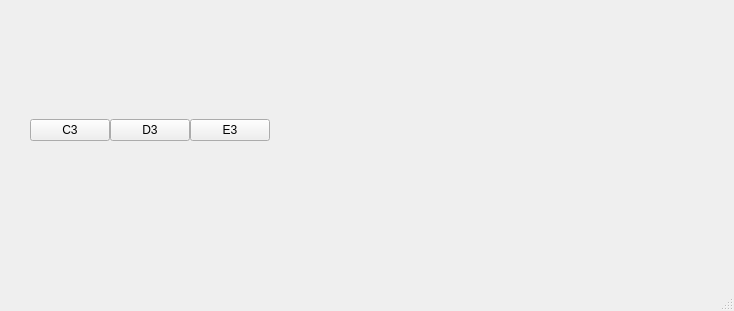
<?xml version="1.0" encoding="UTF-8"?>
<ui version="4.0">
 <class>MainWindow</class>
 <widget class="QMainWindow" name="MainWindow">
  <property name="geometry">
   <rect>
    <x>0</x>
    <y>0</y>
    <width>734</width>
    <height>311</height>
   </rect>
  </property>
  <property name="windowTitle">
   <string>MainWindow</string>
  </property>
  <widget class="QWidget" name="centralwidget">
   <widget class="QWidget" name="horizontalLayoutWidget">
    <property name="geometry">
     <rect>
      <x>30</x>
      <y>20</y>
      <width>671</width>
      <height>221</height>
     </rect>
    </property>
    <layout class="QHBoxLayout" name="horizontalLayout">
     <property name="spacing">
      <number>0</number>
     </property>
     <property name="sizeConstraint">
      <enum>QLayout::SetMinimumSize</enum>
     </property>
     <item>
      <widget class="QPushButton" name="pushButton_2">
       <property name="maximumSize">
        <size>
         <width>100</width>
         <height>16777215</height>
        </size>
       </property>
       <property name="text">
        <string>C3</string>
       </property>
       <property name="default">
        <bool>false</bool>
       </property>
       <property name="flat">
        <bool>false</bool>
       </property>
      </widget>
     </item>
     <item>
      <widget class="QPushButton" name="pushButton_3">
       <property name="maximumSize">
        <size>
         <width>100</width>
         <height>16777215</height>
        </size>
       </property>
       <property name="text">
        <string>D3</string>
       </property>
      </widget>
     </item>
     <item>
      <widget class="QPushButton" name="pushButton">
       <property name="maximumSize">
        <size>
         <width>100</width>
         <height>16777215</height>
        </size>
       </property>
       <property name="text">
        <string>E3</string>
       </property>
      </widget>
     </item>
     <item>
      <spacer name="horizontalSpacer">
       <property name="orientation">
        <enum>Qt::Horizontal</enum>
       </property>
       <property name="sizeHint" stdset="0">
        <size>
         <width>40</width>
         <height>20</height>
        </size>
       </property>
      </spacer>
     </item>
    </layout>
   </widget>
  </widget>
  <widget class="QMenuBar" name="menubar">
   <property name="geometry">
    <rect>
     <x>0</x>
     <y>0</y>
     <width>734</width>
     <height>22</height>
    </rect>
   </property>
  </widget>
  <widget class="QStatusBar" name="statusbar"/>
 </widget>
 <resources/>
 <connections/>
</ui>
